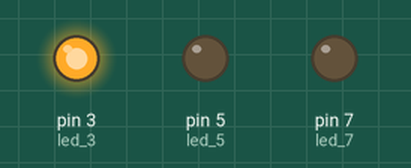
Bench run of a sketch on a simulated Arduino Uno, built with avr-gcc and run on an emulated ATmega328P. Shown: output pins drawn as LEDs (lit = HIGH).

Above: at 0.02 s.
At 0.62 s:
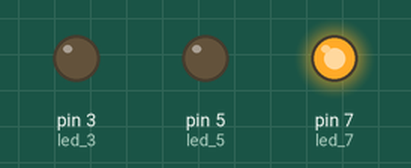
At 1.47 s:
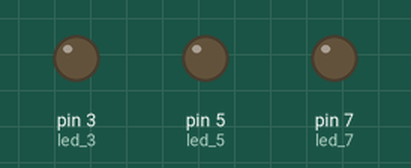
At 2.92 s:
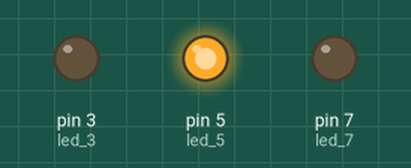
Timing chart, 0 to 3.2 s (numbered marks = the images above):
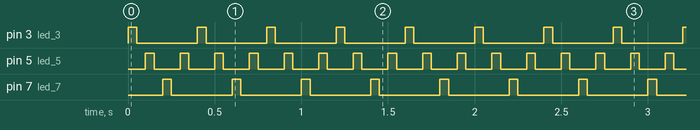

Measured:
- by itself, pin 3 (led_3), pin 7 (led_7): alternates HIGH for 0.05 s and LOW for 0.35 s
- by itself, pin 5 (led_5): alternates HIGH for 0.05 s and LOW for 0.15 s

The sketch:

Blinkredgreenorange.ino
```cpp
int led_3 = 3;
int led_5 = 5;
int led_7 = 7;

// the setup function runs once when you press reset or power the board
void setup() {
  // initialize digital pin led_BUILTIN as an output.
  pinMode(led_3, OUTPUT);
  pinMode(led_5, OUTPUT);
  pinMode(led_7, OUTPUT);
}

// the loop function runs over and over again forever
void loop() {
  digitalWrite(led_3, HIGH);   // turn the led on (HIGH is the voltage level)
  delay(50);                       // wait for a second
  digitalWrite(led_3, LOW);    // turn the led off by making the voltage LOW
  delay(50);                       // wait for a second
  digitalWrite(led_5, HIGH);   // turn the led on (HIGH is the voltage level)
  delay(50);                       // wait for a second
  digitalWrite(led_5, LOW);    // turn the led off by making the voltage LOW
  delay(50);
  digitalWrite(led_7, HIGH);   // turn the led on (HIGH is the voltage level)
  delay(50);                       // wait for a second
  digitalWrite(led_7, LOW);    // turn the led off by making the voltage LOW
  delay(50);
  digitalWrite(led_5, HIGH);   // turn the led on (HIGH is the voltage level)
  delay(50);                       // wait for a second
  digitalWrite(led_5, LOW);    // turn the led off by making the voltage LOW
  delay(50);
}
```
